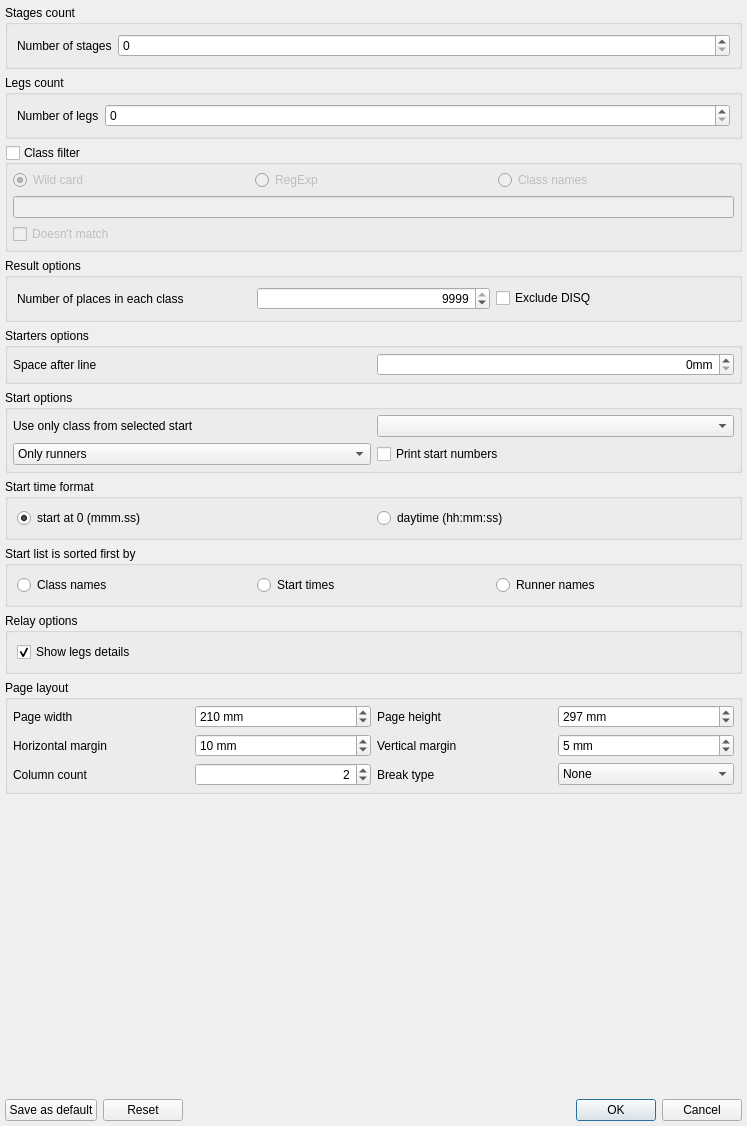
<?xml version="1.0" encoding="UTF-8"?>
<ui version="4.0">
 <class>quickevent::gui::ReportOptionsDialog</class>
 <widget class="QDialog" name="quickevent::gui::ReportOptionsDialog">
  <property name="geometry">
   <rect>
    <x>0</x>
    <y>0</y>
    <width>747</width>
    <height>1126</height>
   </rect>
  </property>
  <property name="windowTitle">
   <string>Print Report Options</string>
  </property>
  <layout class="QGridLayout" name="gridLayout_2">
   <property name="leftMargin">
    <number>5</number>
   </property>
   <property name="topMargin">
    <number>5</number>
   </property>
   <property name="rightMargin">
    <number>5</number>
   </property>
   <property name="bottomMargin">
    <number>5</number>
   </property>
   <item row="11" column="0">
    <layout class="QHBoxLayout" name="horizontalLayout_2">
     <item>
      <widget class="QPushButton" name="btSaveAsDefault">
       <property name="text">
        <string>Save as default</string>
       </property>
      </widget>
     </item>
     <item>
      <widget class="QPushButton" name="btReset">
       <property name="text">
        <string>Reset</string>
       </property>
      </widget>
     </item>
     <item>
      <widget class="QDialogButtonBox" name="buttonBox">
       <property name="orientation">
        <enum>Qt::Orientation::Horizontal</enum>
       </property>
       <property name="standardButtons">
        <set>QDialogButtonBox::StandardButton::Cancel|QDialogButtonBox::StandardButton::Ok</set>
       </property>
      </widget>
     </item>
    </layout>
   </item>
   <item row="0" column="0">
    <widget class="QGroupBox" name="grpStages">
     <property name="title">
      <string>Stages count</string>
     </property>
     <layout class="QFormLayout" name="formLayout">
      <item row="0" column="0">
       <widget class="QLabel" name="label_8">
        <property name="text">
         <string>Number of stages</string>
        </property>
       </widget>
      </item>
      <item row="0" column="1">
       <widget class="QSpinBox" name="edStagesCount"/>
      </item>
     </layout>
    </widget>
   </item>
   <item row="9" column="0">
    <widget class="QGroupBox" name="grpPageLayout">
     <property name="title">
      <string>Page layout</string>
     </property>
     <layout class="QGridLayout" name="gridLayout_3">
      <property name="leftMargin">
       <number>5</number>
      </property>
      <property name="topMargin">
       <number>5</number>
      </property>
      <property name="rightMargin">
       <number>5</number>
      </property>
      <property name="bottomMargin">
       <number>5</number>
      </property>
      <item row="1" column="0">
       <widget class="QLabel" name="label_5">
        <property name="text">
         <string>Horizontal margin</string>
        </property>
       </widget>
      </item>
      <item row="1" column="1">
       <widget class="QSpinBox" name="edHorizontalMargin">
        <property name="suffix">
         <string> mm</string>
        </property>
        <property name="minimum">
         <number>1</number>
        </property>
        <property name="singleStep">
         <number>1</number>
        </property>
        <property name="value">
         <number>10</number>
        </property>
       </widget>
      </item>
      <item row="3" column="1">
       <widget class="QSpinBox" name="edColumnCount">
        <property name="alignment">
         <set>Qt::AlignmentFlag::AlignRight|Qt::AlignmentFlag::AlignTrailing|Qt::AlignmentFlag::AlignVCenter</set>
        </property>
        <property name="minimum">
         <number>1</number>
        </property>
        <property name="maximum">
         <number>3</number>
        </property>
        <property name="value">
         <number>2</number>
        </property>
       </widget>
      </item>
      <item row="3" column="0">
       <widget class="QLabel" name="label_3">
        <property name="text">
         <string>Column count</string>
        </property>
       </widget>
      </item>
      <item row="1" column="2">
       <widget class="QLabel" name="label_4">
        <property name="text">
         <string>Vertical margin</string>
        </property>
       </widget>
      </item>
      <item row="1" column="3">
       <widget class="QSpinBox" name="edVerticalMargin">
        <property name="suffix">
         <string> mm</string>
        </property>
        <property name="minimum">
         <number>1</number>
        </property>
        <property name="singleStep">
         <number>1</number>
        </property>
        <property name="value">
         <number>5</number>
        </property>
       </widget>
      </item>
      <item row="0" column="0">
       <widget class="QLabel" name="label_6">
        <property name="text">
         <string>Page width</string>
        </property>
       </widget>
      </item>
      <item row="0" column="1">
       <widget class="QSpinBox" name="edPageWidth">
        <property name="suffix">
         <string> mm</string>
        </property>
        <property name="minimum">
         <number>1</number>
        </property>
        <property name="maximum">
         <number>9999999</number>
        </property>
        <property name="singleStep">
         <number>1</number>
        </property>
        <property name="value">
         <number>210</number>
        </property>
       </widget>
      </item>
      <item row="0" column="2">
       <widget class="QLabel" name="label_7">
        <property name="text">
         <string>Page height</string>
        </property>
       </widget>
      </item>
      <item row="0" column="3">
       <widget class="QSpinBox" name="edPageHeight">
        <property name="suffix">
         <string> mm</string>
        </property>
        <property name="minimum">
         <number>1</number>
        </property>
        <property name="maximum">
         <number>999999</number>
        </property>
        <property name="singleStep">
         <number>1</number>
        </property>
        <property name="value">
         <number>297</number>
        </property>
       </widget>
      </item>
      <item row="3" column="2">
       <widget class="QLabel" name="label">
        <property name="text">
         <string>Break type</string>
        </property>
       </widget>
      </item>
      <item row="3" column="3">
       <widget class="QComboBox" name="cbxBreakAfterClassType">
        <item>
         <property name="text">
          <string>None</string>
         </property>
        </item>
        <item>
         <property name="text">
          <string>Column</string>
         </property>
        </item>
        <item>
         <property name="text">
          <string>Page</string>
         </property>
        </item>
       </widget>
      </item>
     </layout>
    </widget>
   </item>
   <item row="1" column="0">
    <widget class="QGroupBox" name="grpLegs">
     <property name="title">
      <string>Legs count</string>
     </property>
     <layout class="QFormLayout" name="formLayout_3">
      <item row="0" column="0">
       <widget class="QLabel" name="label_10">
        <property name="text">
         <string>Number of legs</string>
        </property>
       </widget>
      </item>
      <item row="0" column="1">
       <widget class="QSpinBox" name="edLegsCount"/>
      </item>
     </layout>
    </widget>
   </item>
   <item row="2" column="0">
    <widget class="QGroupBox" name="grpClassFilter">
     <property name="title">
      <string>Class filter</string>
     </property>
     <property name="checkable">
      <bool>true</bool>
     </property>
     <property name="checked">
      <bool>false</bool>
     </property>
     <layout class="QGridLayout" name="gridLayout">
      <property name="leftMargin">
       <number>5</number>
      </property>
      <property name="topMargin">
       <number>5</number>
      </property>
      <property name="rightMargin">
       <number>5</number>
      </property>
      <property name="bottomMargin">
       <number>5</number>
      </property>
      <item row="2" column="0" colspan="2">
       <widget class="QCheckBox" name="chkClassFilterDoesntMatch">
        <property name="text">
         <string>Doesn't match</string>
        </property>
       </widget>
      </item>
      <item row="0" column="0">
       <widget class="QRadioButton" name="btWildCard">
        <property name="toolTip">
         <string>An question mark (?) in pattern stands for (matches) any single character; a asterisk (*) matches any sequence of zero or more characters.</string>
        </property>
        <property name="text">
         <string>Wild card</string>
        </property>
        <property name="checked">
         <bool>true</bool>
        </property>
       </widget>
      </item>
      <item row="0" column="1">
       <widget class="QRadioButton" name="btRegExp">
        <property name="toolTip">
         <string>Posix regular expression</string>
        </property>
        <property name="text">
         <string>RegExp</string>
        </property>
       </widget>
      </item>
      <item row="0" column="2">
       <widget class="QRadioButton" name="btClassNames">
        <property name="toolTip">
         <string>Coma delimited list of class names</string>
        </property>
        <property name="text">
         <string>Class names</string>
        </property>
       </widget>
      </item>
      <item row="1" column="0" colspan="3">
       <widget class="QLineEdit" name="edFilter"/>
      </item>
     </layout>
    </widget>
   </item>
   <item row="5" column="0">
    <widget class="QGroupBox" name="grpStartOptions">
     <property name="title">
      <string>Start options</string>
     </property>
     <layout class="QGridLayout" name="gridLayout_4">
      <property name="leftMargin">
       <number>5</number>
      </property>
      <property name="topMargin">
       <number>5</number>
      </property>
      <property name="rightMargin">
       <number>5</number>
      </property>
      <property name="bottomMargin">
       <number>5</number>
      </property>
      <item row="1" column="1">
       <widget class="QComboBox" name="cbxStartOpts_PrintVacants">
        <item>
         <property name="text">
          <string>Only runners</string>
         </property>
        </item>
        <item>
         <property name="text">
          <string>Regular vacants</string>
         </property>
        </item>
        <item>
         <property name="text">
          <string>All vacants</string>
         </property>
        </item>
       </widget>
      </item>
      <item row="1" column="2">
       <widget class="QCheckBox" name="chkStartOpts_PrintStartNumbers">
        <property name="text">
         <string>Print start numbers</string>
        </property>
       </widget>
      </item>
      <item row="0" column="1">
       <widget class="QLabel" name="lblStartNumber">
        <property name="text">
         <string>Use only class from selected start</string>
        </property>
       </widget>
      </item>
      <item row="0" column="2">
       <widget class="QComboBox" name="cbxStartNumber"/>
      </item>
     </layout>
    </widget>
   </item>
   <item row="6" column="0">
    <widget class="QGroupBox" name="grpStartTimes">
     <property name="title">
      <string>Start time format</string>
     </property>
     <layout class="QHBoxLayout" name="horizontalLayout_4">
      <item>
       <widget class="QRadioButton" name="btStartTimes1">
        <property name="text">
         <string>start at 0 (mmm.ss)  </string>
        </property>
        <property name="checked">
         <bool>true</bool>
        </property>
       </widget>
      </item>
      <item>
       <widget class="QRadioButton" name="btStartTimes2">
        <property name="text">
         <string>daytime (hh:mm:ss)</string>
        </property>
       </widget>
      </item>
     </layout>
    </widget>
   </item>
   <item row="7" column="0">
    <widget class="QGroupBox" name="grpStartlistOrderBy">
     <property name="title">
      <string>Start list is sorted first by</string>
     </property>
     <layout class="QHBoxLayout" name="horizontalLayout_5">
      <item>
       <widget class="QRadioButton" name="btStartOrder1">
        <property name="toolTip">
         <string>(class name, start time, runner name)</string>
        </property>
        <property name="text">
         <string>Class names</string>
        </property>
       </widget>
      </item>
      <item>
       <widget class="QRadioButton" name="btStartOrder2">
        <property name="toolTip">
         <string>(start time, class name, runner name)</string>
        </property>
        <property name="text">
         <string>Start times</string>
        </property>
       </widget>
      </item>
      <item>
       <widget class="QRadioButton" name="btStartOrder3">
        <property name="toolTip">
         <string>(runner name, class name, start time)</string>
        </property>
        <property name="text">
         <string>Runner names</string>
        </property>
       </widget>
      </item>
     </layout>
    </widget>
   </item>
   <item row="4" column="0">
    <widget class="QGroupBox" name="grpStartersOptions">
     <property name="title">
      <string>Starters options</string>
     </property>
     <layout class="QHBoxLayout" name="horizontalLayout_3">
      <property name="leftMargin">
       <number>5</number>
      </property>
      <property name="topMargin">
       <number>5</number>
      </property>
      <property name="rightMargin">
       <number>5</number>
      </property>
      <property name="bottomMargin">
       <number>5</number>
      </property>
      <item>
       <widget class="QLabel" name="label_2">
        <property name="text">
         <string>Space after line</string>
        </property>
       </widget>
      </item>
      <item>
       <widget class="QSpinBox" name="edStartersOptionsLineSpacing">
        <property name="alignment">
         <set>Qt::AlignmentFlag::AlignRight|Qt::AlignmentFlag::AlignTrailing|Qt::AlignmentFlag::AlignVCenter</set>
        </property>
        <property name="suffix">
         <string>mm</string>
        </property>
        <property name="maximum">
         <number>100</number>
        </property>
       </widget>
      </item>
     </layout>
    </widget>
   </item>
   <item row="3" column="0">
    <widget class="QGroupBox" name="grpResultOptions">
     <property name="title">
      <string>Result options</string>
     </property>
     <layout class="QHBoxLayout" name="horizontalLayout_41">
      <item>
       <widget class="QLabel" name="label_9">
        <property name="text">
         <string>Number of places in each class</string>
        </property>
       </widget>
      </item>
      <item>
       <widget class="QSpinBox" name="edNumPlaces">
        <property name="alignment">
         <set>Qt::AlignmentFlag::AlignRight|Qt::AlignmentFlag::AlignTrailing|Qt::AlignmentFlag::AlignVCenter</set>
        </property>
        <property name="minimum">
         <number>1</number>
        </property>
        <property name="maximum">
         <number>9999</number>
        </property>
        <property name="value">
         <number>9999</number>
        </property>
       </widget>
      </item>
      <item>
       <widget class="QCheckBox" name="chkExcludeDisq">
        <property name="text">
         <string>Exclude DISQ</string>
        </property>
       </widget>
      </item>
     </layout>
    </widget>
   </item>
   <item row="10" column="0">
    <spacer name="verticalSpacer">
     <property name="orientation">
      <enum>Qt::Orientation::Vertical</enum>
     </property>
     <property name="sizeHint" stdset="0">
      <size>
       <width>20</width>
       <height>40</height>
      </size>
     </property>
    </spacer>
   </item>
   <item row="8" column="0">
    <widget class="QGroupBox" name="grpRelayOptions">
     <property name="title">
      <string>Relay options</string>
     </property>
     <layout class="QVBoxLayout" name="verticalLayout">
      <item>
       <widget class="QCheckBox" name="chkRelayOpts_ShowLegs">
        <property name="text">
         <string>Show legs details</string>
        </property>
        <property name="checked">
         <bool>true</bool>
        </property>
       </widget>
      </item>
     </layout>
    </widget>
   </item>
  </layout>
 </widget>
 <tabstops>
  <tabstop>edStagesCount</tabstop>
  <tabstop>edLegsCount</tabstop>
  <tabstop>grpClassFilter</tabstop>
  <tabstop>btWildCard</tabstop>
  <tabstop>btRegExp</tabstop>
  <tabstop>btClassNames</tabstop>
  <tabstop>edFilter</tabstop>
  <tabstop>chkClassFilterDoesntMatch</tabstop>
  <tabstop>edNumPlaces</tabstop>
  <tabstop>chkExcludeDisq</tabstop>
  <tabstop>edStartersOptionsLineSpacing</tabstop>
  <tabstop>cbxStartNumber</tabstop>
  <tabstop>cbxStartOpts_PrintVacants</tabstop>
  <tabstop>chkStartOpts_PrintStartNumbers</tabstop>
  <tabstop>btStartTimes1</tabstop>
  <tabstop>btStartTimes2</tabstop>
  <tabstop>btStartOrder1</tabstop>
  <tabstop>btStartOrder2</tabstop>
  <tabstop>btStartOrder3</tabstop>
  <tabstop>chkRelayOpts_ShowLegs</tabstop>
  <tabstop>edPageWidth</tabstop>
  <tabstop>edHorizontalMargin</tabstop>
  <tabstop>edColumnCount</tabstop>
  <tabstop>edPageHeight</tabstop>
  <tabstop>edVerticalMargin</tabstop>
  <tabstop>cbxBreakAfterClassType</tabstop>
  <tabstop>btSaveAsDefault</tabstop>
  <tabstop>btReset</tabstop>
 </tabstops>
 <resources/>
 <connections>
  <connection>
   <sender>buttonBox</sender>
   <signal>accepted()</signal>
   <receiver>quickevent::gui::ReportOptionsDialog</receiver>
   <slot>accept()</slot>
   <hints>
    <hint type="sourcelabel">
     <x>248</x>
     <y>254</y>
    </hint>
    <hint type="destinationlabel">
     <x>157</x>
     <y>274</y>
    </hint>
   </hints>
  </connection>
  <connection>
   <sender>buttonBox</sender>
   <signal>rejected()</signal>
   <receiver>quickevent::gui::ReportOptionsDialog</receiver>
   <slot>reject()</slot>
   <hints>
    <hint type="sourcelabel">
     <x>316</x>
     <y>260</y>
    </hint>
    <hint type="destinationlabel">
     <x>286</x>
     <y>274</y>
    </hint>
   </hints>
  </connection>
 </connections>
</ui>
